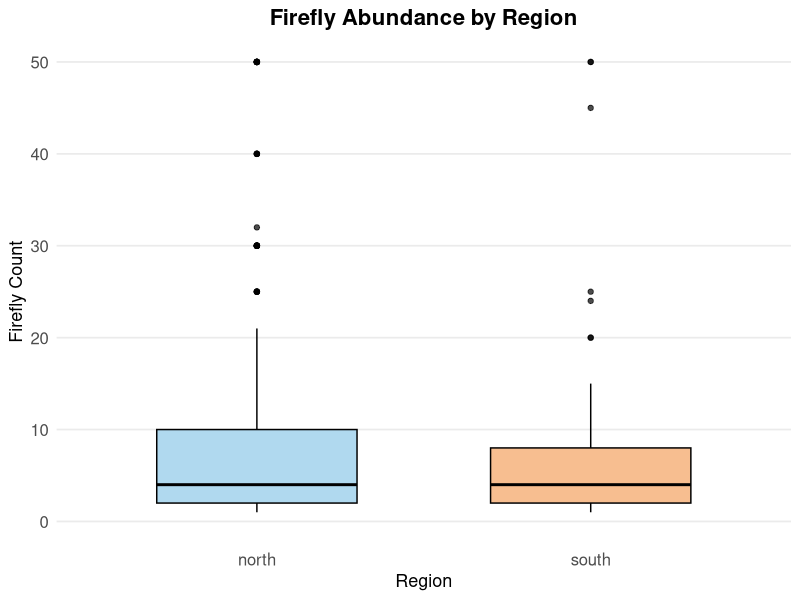

Source code (R):
## ---- chunk 1
knitr::opts_chunk$set(echo = TRUE)
## ---- chunk 2
# Firefly Boxplot

# Load needed packages
library(ggplot2)
library(stringi)

# Read in the dad
fireflies <- read.csv("Copy of firefliesUtah - Usable Data.csv", stringsAsFactors = FALSE)

# Rename columns to simpler names
colnames(fireflies) <- c("firefly_count", "region")

# Diagnostics
cat("Original region values:\n")
print(unique(fireflies$region))
cat("\nCounts by region (before cleaning):\n")
print(as.data.frame(table(region = fireflies$region, useNA = "ifany")))

# Replace blanks with NA
fireflies$region[fireflies$region == ""] <- NA

# Normalize
fireflies$region <- stri_trans_general(fireflies$region, "NFKC")

# Remove invisible characters
fireflies$region <- stri_replace_all_regex(fireflies$region, "\\p{C}", "")

# Convert non-breaking spaces to regular and trim spaces
fireflies$region <- gsub("\u00A0", " ", fireflies$region)
fireflies$region <- trimws(fireflies$region)

# Convert to lowercase
fireflies$region <- tolower(fireflies$region)

# Fix obvious typos or abbreviations
fireflies$region[fireflies$region %in% c("n", "nrth", "noth")] <- "north"
fireflies$region[fireflies$region %in% c("s", "sth", "soth")] <- "south"

# Keep valid categories
fireflies$region <- factor(fireflies$region, levels = c("north", "south"))
fireflies_clean <- droplevels(subset(fireflies, !is.na(region)))

# Check column names
cat("\nUnique cleaned region values:\n")
print(unique(fireflies_clean$region))
cat("\nCounts by region (after cleaning):\n")
print(as.data.frame(table(region = fireflies_clean$region)))

#Box Plot
ggplot(fireflies_clean, aes(x = region, y = firefly_count, fill = region)) +
geom_boxplot(width = 0.6, color = "black", alpha = 0.7) + # clean, solid boxes
labs(
title = "Firefly Abundance by Region",
x = "Region",
y = "Firefly Count"
) +
scale_fill_manual(values = c("north" = "#8EC9E8", "south" = "#F4A261")) + # subtle professional palette
coord_cartesian(ylim = c(0, 50)) +
theme_minimal(base_size = 13) +
theme(
legend.position = "none",
plot.title = element_text(size = 16, face = "bold", hjust = 0.5),
axis.text = element_text(size = 12),
axis.title = element_text(size = 13),
panel.grid.major.x = element_blank(),
panel.grid.minor = element_blank()
)

